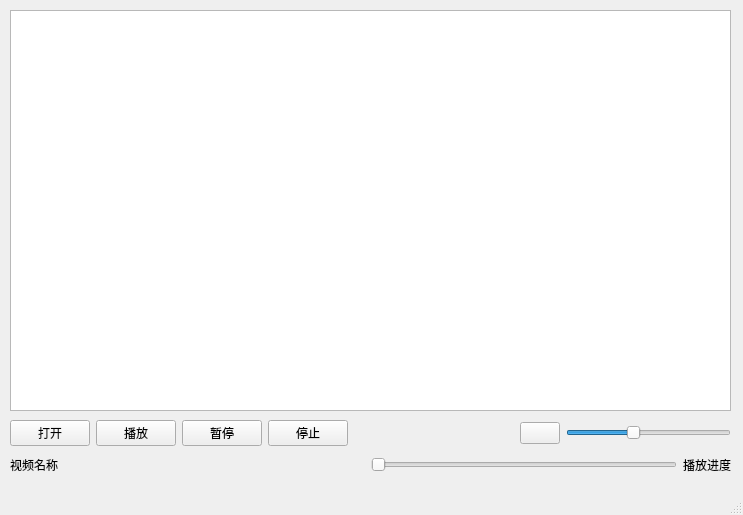
<?xml version="1.0" encoding="UTF-8"?>
<ui version="4.0">
 <class>MainWindow</class>
 <widget class="QMainWindow" name="MainWindow">
  <property name="geometry">
   <rect>
    <x>0</x>
    <y>0</y>
    <width>743</width>
    <height>515</height>
   </rect>
  </property>
  <property name="windowTitle">
   <string>MP4视频播放器--测试版</string>
  </property>
  <property name="windowIcon">
   <iconset resource="images.qrc">
    <normaloff>:/new/prefix1/images/0.ico</normaloff>:/new/prefix1/images/0.ico</iconset>
  </property>
  <widget class="QWidget" name="centralwidget">
   <widget class="QMyselfVideoWidget" name="graphicsView">
    <property name="geometry">
     <rect>
      <x>10</x>
      <y>10</y>
      <width>721</width>
      <height>401</height>
     </rect>
    </property>
   </widget>
   <widget class="QWidget" name="">
    <property name="geometry">
     <rect>
      <x>10</x>
      <y>420</y>
      <width>721</width>
      <height>58</height>
     </rect>
    </property>
    <layout class="QVBoxLayout" name="verticalLayout">
     <item>
      <layout class="QHBoxLayout" name="horizontalLayout">
       <item>
        <widget class="QPushButton" name="pushButton_Open">
         <property name="text">
          <string>打开</string>
         </property>
         <property name="icon">
          <iconset resource="images.qrc">
           <normaloff>:/new/prefix1/images/1.GIF</normaloff>:/new/prefix1/images/1.GIF</iconset>
         </property>
        </widget>
       </item>
       <item>
        <widget class="QPushButton" name="pushButton_Play">
         <property name="text">
          <string>播放</string>
         </property>
         <property name="icon">
          <iconset resource="images.qrc">
           <normaloff>:/new/prefix1/images/2.bmp</normaloff>:/new/prefix1/images/2.bmp</iconset>
         </property>
        </widget>
       </item>
       <item>
        <widget class="QPushButton" name="pushButton_Pause">
         <property name="text">
          <string>暂停</string>
         </property>
         <property name="icon">
          <iconset resource="images.qrc">
           <normaloff>:/new/prefix1/images/3.bmp</normaloff>:/new/prefix1/images/3.bmp</iconset>
         </property>
        </widget>
       </item>
       <item>
        <widget class="QPushButton" name="pushButton_Stop">
         <property name="text">
          <string>停止</string>
         </property>
         <property name="icon">
          <iconset resource="images.qrc">
           <normaloff>:/new/prefix1/images/4.bmp</normaloff>:/new/prefix1/images/4.bmp</iconset>
         </property>
        </widget>
       </item>
       <item>
        <spacer name="horizontalSpacer_6">
         <property name="orientation">
          <enum>Qt::Horizontal</enum>
         </property>
         <property name="sizeHint" stdset="0">
          <size>
           <width>40</width>
           <height>20</height>
          </size>
         </property>
        </spacer>
       </item>
       <item>
        <widget class="QPushButton" name="pushButton_Volumn">
         <property name="text">
          <string/>
         </property>
         <property name="icon">
          <iconset resource="images.qrc">
           <normaloff>:/new/prefix1/images/volumn.bmp</normaloff>:/new/prefix1/images/volumn.bmp</iconset>
         </property>
        </widget>
       </item>
       <item>
        <widget class="QSlider" name="horizontalSlider_Volumn">
         <property name="maximum">
          <number>100</number>
         </property>
         <property name="value">
          <number>40</number>
         </property>
         <property name="orientation">
          <enum>Qt::Horizontal</enum>
         </property>
        </widget>
       </item>
      </layout>
     </item>
     <item>
      <layout class="QHBoxLayout" name="horizontalLayout_2">
       <item>
        <widget class="QLabel" name="label_Name">
         <property name="text">
          <string>视频名称</string>
         </property>
        </widget>
       </item>
       <item>
        <spacer name="horizontalSpacer">
         <property name="orientation">
          <enum>Qt::Horizontal</enum>
         </property>
         <property name="sizeHint" stdset="0">
          <size>
           <width>40</width>
           <height>20</height>
          </size>
         </property>
        </spacer>
       </item>
       <item>
        <widget class="QSlider" name="horizontalSlider_position">
         <property name="orientation">
          <enum>Qt::Horizontal</enum>
         </property>
        </widget>
       </item>
       <item>
        <widget class="QLabel" name="label_Time">
         <property name="text">
          <string>播放进度</string>
         </property>
        </widget>
       </item>
      </layout>
     </item>
    </layout>
   </widget>
  </widget>
  <widget class="QStatusBar" name="statusbar"/>
 </widget>
 <customwidgets>
  <customwidget>
   <class>QMyselfVideoWidget</class>
   <extends>QGraphicsView</extends>
   <header location="global">qmyselfvideowidget.h</header>
  </customwidget>
 </customwidgets>
 <resources>
  <include location="images.qrc"/>
 </resources>
 <connections/>
</ui>
